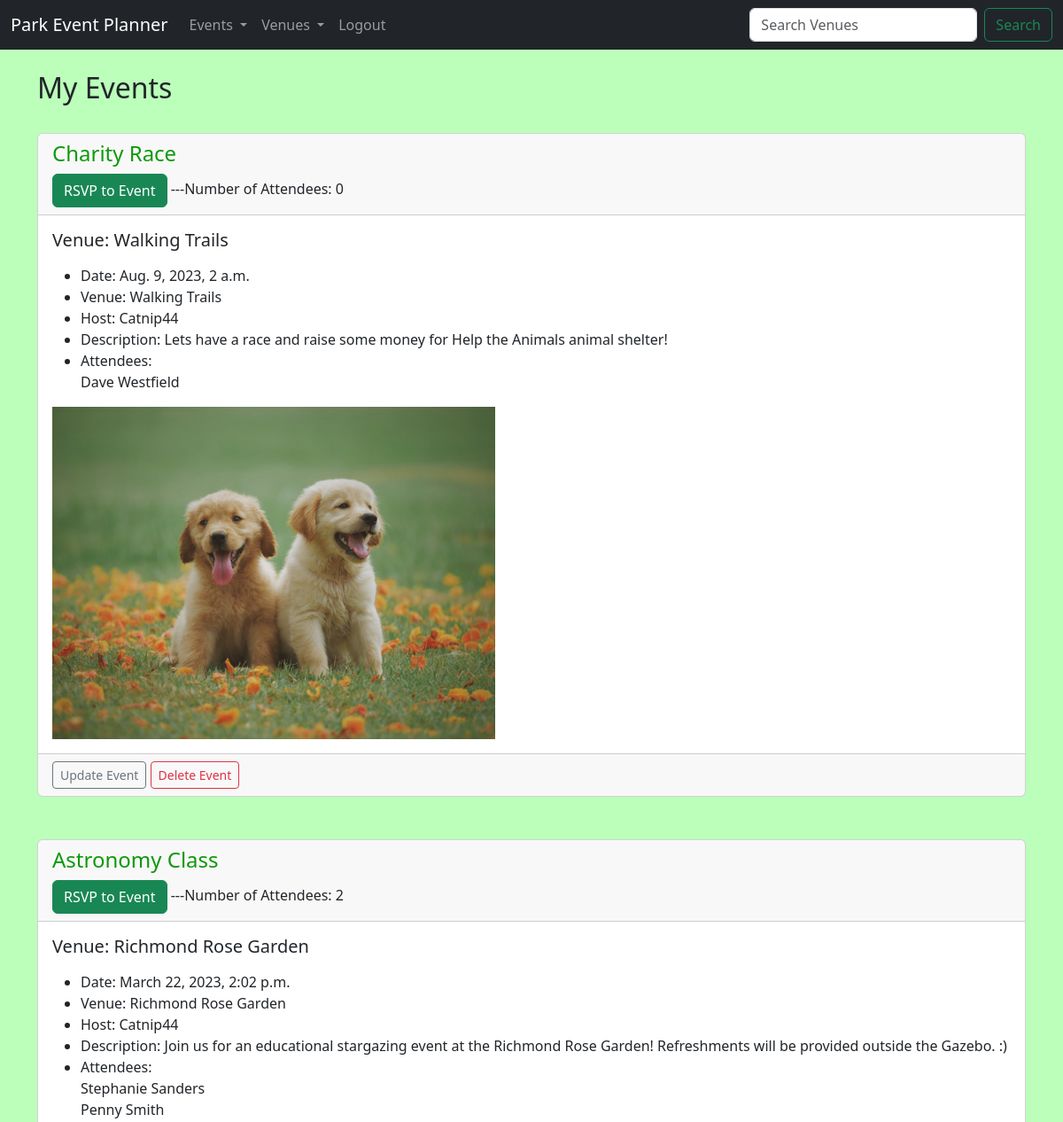
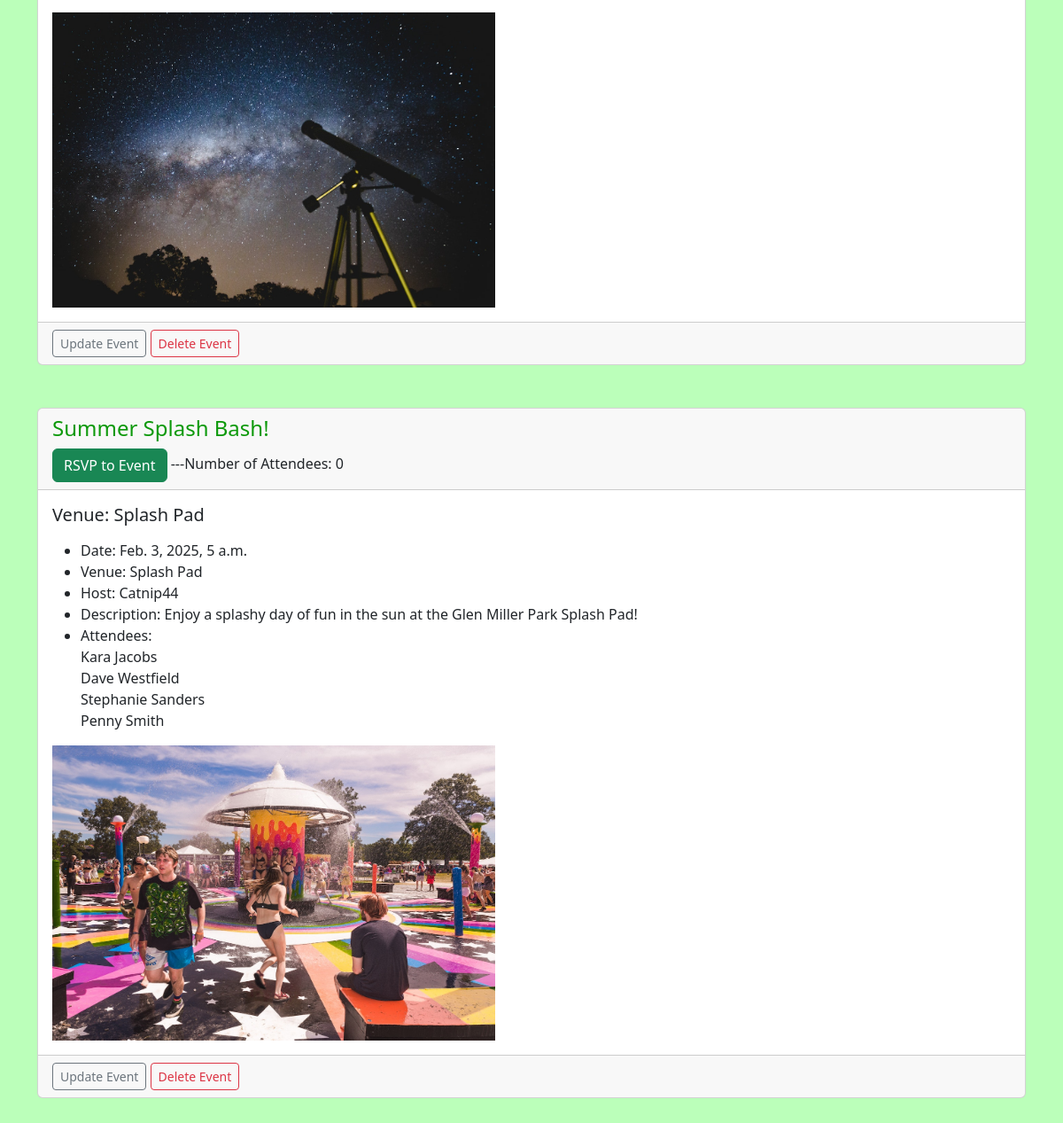
The page /my_events (signed in) on the database its author committed (2 pictures, top to bottom).
### events/models.py (models this page shows, shortened)
class Event(models.Model):
	name = models.CharField('Event Name', max_length=120)
	timeslot = models.DateTimeField('Event Date')
	venue = models.ForeignKey(Venue, blank=True, null=True, on_delete=models.CASCADE)
	host = models.ForeignKey(User, blank=True, null=True, on_delete=models.SET_NULL)
	attendees = models.ManyToManyField(ParkAppUser, blank=True)
	description = models.TextField(blank=True)
	event_image = models.ImageField(null=True, blank=True, upload_to="images/")
	attendance = models.ManyToManyField(User, related_name='attend', blank=True)
	def __str__(self):
		return self.name
	def number_of_attends(self):
		return self.attendance.count()

class Venue(models.Model):
	name = models.CharField('Venue Name', max_length=120)
	description = models.TextField(blank=True)
	owner = models.IntegerField("Venue Owner", blank=False, default=1)
	venue_image = models.ImageField(null=True, blank=True, upload_to="images/")
	def __str__(self): # lets you click on a venue to access it
		return self.name

class ParkAppUser(models.Model):
	first_name = models.CharField(max_length=30)
	last_name = models.CharField(max_length=30)
	email = models.EmailField('User Email')
	def __str__(self):
		return self.first_name + ' ' + self.last_name

### events/views.py (the view)
# urls.py: path('my_events', views.my_events, name="my_events"),
def my_events(request):
	if request.user.is_authenticated:
		me = request.user.id
		events = Event.objects.filter(host=me)
		return render(request,
			'events/my_events.html', {"events": events
			})
	else:
		messages.success(request, ("You Aren't Authorized To View This Page"))
		return redirect('home')

### events/templates/events/my_events.html
{% extends 'events/base.html' %}
{% block content %}
	<h2>My Events</h2>
	<br/>
	{% for event in events %}
		<div class="card">
	  	<div class="card-header">
	    	<h4>{{ event }}</h4>
	    <a href="{% url 'event_attend' event.id %}" class="btn btn-success" data-toggle="button">RSVP to Event</a>
	  	---Number of Attendees: {{ event.number_of_attends }}
	  	</div>
	  	<div class="card-body">
	    <h5 class="card-title">Venue: {{ event.venue }}</h5>
	    <p class="card-text">
	<ul>
		<li>Date: {{ event.timeslot }}</li>
		<li>Venue: {{ event.venue }}</li>
		<li>Host: {{ event.host }}</li>
		<li>Description: {{ event.description }}</li>
		<li>Attendees:<br/>
		{% for user in event.attendees.all %}
		{{ user }}<br/>
		{% endfor %}
		</li>
	</ul>
	    </p>
	{% if event.event_image %}
	<img src="{{ event.event_image.url }}" width=500>
	{% endif %}
	</div>
	{% if user.is_authenticated %}
		{% if user == event.host %}
		  	<div class="card-footer text-muted">
		  		<a href="{% url 'update-event' event.id %}" class="btn btn-outline-secondary btn-sm">Update Event</a>
				<a href="{% url 'delete-event' event.id %}" class="btn btn-outline-danger btn-sm">Delete Event</a>
		  	</div>
		{% endif %}
	{% endif %}
	</div>
<br/>
<br/>
	{% endfor %}
{% endblock %}

### static/css/parkstyle.css (style rules this page uses)
h4 { color: #0d990b; }
body { background: #bbffba }

### rows shown on the page
Event: name "Charity Race", number_of_attends "0", venue "Walking Trails", timeslot "Aug. 9, 2023, 2 a.m.", host "Catnip44", description "Lets have a race and raise some money for Help the Animals animal shelter!", event_image (picture), shows "Update Event"
ParkAppUser: first_name+last_name "Dave Westfield"
Event: name "Astronomy Class", number_of_attends "2", venue "Richmond Rose Garden", timeslot "March 22, 2023, 2:02 p.m.", host "Catnip44", description "Join us for an educational stargazing event at the Richmond Rose Garden! Refreshments will be provided outside the Gazebo. :)", event_image (picture), shows "Update Event"
ParkAppUser: first_name+last_name "Stephanie Sanders"
ParkAppUser: first_name+last_name "Penny Smith"
Event: name "Summer Splash Bash!", number_of_attends "0", venue "Splash Pad", timeslot "Feb. 3, 2025, 5 a.m.", host "Catnip44", description "Enjoy a splashy day of fun in the sun at the Glen Miller Park Splash Pad!", event_image (picture), shows "Update Event"
ParkAppUser: first_name+last_name "Kara Jacobs"
